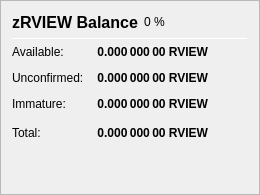
                   <widget class="QFrame" name="frame_ZerocoinBalances">
                    <property name="frameShape">
                     <enum>QFrame::StyledPanel</enum>
                    </property>
                    <property name="frameShadow">
                     <enum>QFrame::Raised</enum>
                    </property>
                    <layout class="QVBoxLayout" name="verticalLayout_7">
                     <item>
                      <layout class="QHBoxLayout" name="horizontalLayout_8" stretch="0,0,0">
                       <item>
                        <widget class="QLabel" name="label_5z_3">
                         <property name="minimumSize">
                          <size>
                           <width>0</width>
                           <height>20</height>
                          </size>
                         </property>
                         <property name="font">
                          <font>
                           <pointsize>12</pointsize>
                           <weight>75</weight>
                           <bold>true</bold>
                          </font>
                         </property>
                         <property name="text">
                          <string>zRVIEW Balance</string>
                         </property>
                        </widget>
                       </item>
                       <item>
                        <widget class="QLabel" name="labelzRVIEWPercent">
                         <property name="text">
                          <string notr="true">0 %</string>
                         </property>
                        </widget>
                       </item>
                       <item>
                        <spacer name="horizontalSpacer_11">
                         <property name="orientation">
                          <enum>Qt::Horizontal</enum>
                         </property>
                         <property name="sizeHint" stdset="0">
                          <size>
                           <width>40</width>
                           <height>20</height>
                          </size>
                         </property>
                        </spacer>
                       </item>
                      </layout>
                     </item>
                     <item>
                      <widget class="Line" name="line_ZerocoinBalance">
                       <property name="minimumSize">
                        <size>
                         <width>0</width>
                         <height>1</height>
                        </size>
                       </property>
                       <property name="maximumSize">
                        <size>
                         <width>16777215</width>
                         <height>1</height>
                        </size>
                       </property>
                       <property name="orientation">
                        <enum>Qt::Horizontal</enum>
                       </property>
                      </widget>
                     </item>
                     <item>
                      <layout class="QGridLayout" name="gridLayout_5">
                       <property name="spacing">
                        <number>12</number>
                       </property>
                       <item row="1" column="0">
                        <widget class="QLabel" name="labelzBalanceMatureText">
                         <property name="toolTip">
                          <string>Mature: more than 20 confirmation and more than 1 mint of the same denomination after it was minted.
These zRVIEW are spendable.</string>
                         </property>
                         <property name="text">
                          <string>Available:</string>
                         </property>
                        </widget>
                       </item>
                       <item row="1" column="1">
                        <widget class="QLabel" name="labelzBalanceMature">
                         <property name="font">
                          <font>
                           <weight>75</weight>
                           <bold>true</bold>
                          </font>
                         </property>
                         <property name="toolTip">
                          <string>Mature: more than 20 confirmation and more than 1 mint of the same denomination after it was minted.
These zRVIEW are spendable.</string>
                         </property>
                         <property name="text">
                          <string notr="true">0.000 000 00 RVIEW</string>
                         </property>
                         <property name="alignment">
                          <set>Qt::AlignRight|Qt::AlignTrailing|Qt::AlignVCenter</set>
                         </property>
                        </widget>
                       </item>
                       <item row="2" column="0">
                        <widget class="QLabel" name="labelzBalanceUnconfirmedText">
                         <property name="toolTip">
                          <string>Unconfirmed: less than 20 confirmations
Immature: confirmed, but less than 1 mint of the same denomination after it was minted</string>
                         </property>
                         <property name="text">
                          <string>Unconfirmed:</string>
                         </property>
                        </widget>
                       </item>
                       <item row="2" column="1">
                        <widget class="QLabel" name="labelzBalanceUnconfirmed">
                         <property name="font">
                          <font>
                           <weight>75</weight>
                           <bold>true</bold>
                          </font>
                         </property>
                         <property name="toolTip">
                          <string>Unconfirmed: less than 20 confirmations
Immature: confirmed, but less than 1 mint of the same denomination after it was minted</string>
                         </property>
                         <property name="text">
                          <string notr="true">0.000 000 00 RVIEW</string>
                         </property>
                         <property name="alignment">
                          <set>Qt::AlignRight|Qt::AlignTrailing|Qt::AlignVCenter</set>
                         </property>
                        </widget>
                       </item>
                       <item row="3" column="0">
                        <widget class="QLabel" name="labelzBalanceImmatureText">
                         <property name="toolTip">
                          <string>Unconfirmed: less than 20 confirmations
Immature: confirmed, but less than 1 mint of the same denomination after it was minted</string>
                         </property>
                         <property name="text">
                          <string>Immature:</string>
                         </property>
                        </widget>
                       </item>
                       <item row="3" column="1">
                        <widget class="QLabel" name="labelzBalanceImmature">
                         <property name="font">
                          <font>
                           <weight>75</weight>
                           <bold>true</bold>
                          </font>
                         </property>
                         <property name="toolTip">
                          <string>Unconfirmed: less than 20 confirmations
Immature: confirmed, but less than 1 mint of the same denomination after it was minted</string>
                         </property>
                         <property name="text">
                          <string notr="true">0.000 000 00 RVIEW</string>
                         </property>
                         <property name="alignment">
                          <set>Qt::AlignRight|Qt::AlignTrailing|Qt::AlignVCenter</set>
                         </property>
                        </widget>
                       </item>
                       <item row="4" column="0">
                        <widget class="QLabel" name="labelzBalanceText">
                         <property name="toolTip">
                          <string>Your current zRVIEW balance, unconfirmed and immature zRVIEW included.</string>
                         </property>
                         <property name="text">
                          <string>Total:</string>
                         </property>
                        </widget>
                       </item>
                       <item row="4" column="1">
                        <widget class="QLabel" name="labelzBalance">
                         <property name="font">
                          <font>
                           <weight>75</weight>
                           <bold>true</bold>
                          </font>
                         </property>
                         <property name="cursor">
                          <cursorShape>IBeamCursor</cursorShape>
                         </property>
                         <property name="toolTip">
                          <string>Your current zRVIEW balance, unconfirmed and immature zRVIEW included.</string>
                         </property>
                         <property name="text">
                          <string notr="true">0.000 000 00 RVIEW</string>
                         </property>
                         <property name="alignment">
                          <set>Qt::AlignRight|Qt::AlignTrailing|Qt::AlignVCenter</set>
                         </property>
                         <property name="textInteractionFlags">
                          <set>Qt::LinksAccessibleByMouse|Qt::TextSelectableByKeyboard|Qt::TextSelectableByMouse</set>
                         </property>
                        </widget>
                       </item>
                       <item row="4" column="2">
                        <spacer name="horizontalSpacer_4">
                         <property name="orientation">
                          <enum>Qt::Horizontal</enum>
                         </property>
                         <property name="sizeHint" stdset="0">
                          <size>
                           <width>40</width>
                           <height>20</height>
                          </size>
                         </property>
                        </spacer>
                       </item>
                      </layout>
                     </item>
                     <item>
                      <spacer name="verticalSpacer_4">
                       <property name="orientation">
                        <enum>Qt::Vertical</enum>
                       </property>
                       <property name="sizeHint" stdset="0">
                        <size>
                         <width>20</width>
                         <height>40</height>
                        </size>
                       </property>
                      </spacer>
                     </item>
                    </layout>
                   </widget>
